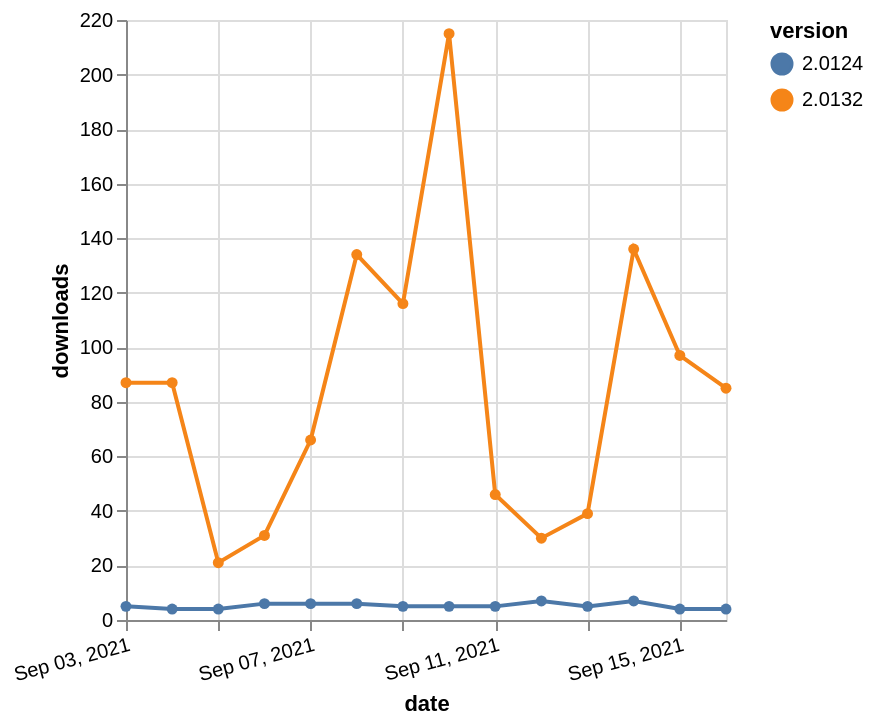

Vega-Lite specification stored for this chart:
### Vega-Lite specification from a JSON file in a GitHub repository (floating-point values rounded to 4 significant figures)
{"$schema": "https://vega.github.io/schema/vega-lite/v5.json", "description": "A simple bar chart with embedded data.", "data": {"values": [{"date": "2021-09-03", "total": 21226, "delta": 5, "version": "2.0124"}, {"date": "2021-09-04", "total": 21230, "delta": 4, "version": "2.0124"}, {"date": "2021-09-05", "total": 21234, "delta": 4, "version": "2.0124"}, {"date": "2021-09-06", "total": 21240, "delta": 6, "version": "2.0124"}, {"date": "2021-09-07", "total": 21246, "delta": 6, "version": "2.0124"}, {"date": "2021-09-08", "total": 21252, "delta": 6, "version": "2.0124"}, {"date": "2021-09-09", "total": 21257, "delta": 5, "version": "2.0124"}, {"date": "2021-09-10", "total": 21262, "delta": 5, "version": "2.0124"}, {"date": "2021-09-11", "total": 21267, "delta": 5, "version": "2.0124"}, {"date": "2021-09-12", "total": 21274, "delta": 7, "version": "2.0124"}, {"date": "2021-09-13", "total": 21279, "delta": 5, "version": "2.0124"}, {"date": "2021-09-14", "total": 21286, "delta": 7, "version": "2.0124"}, {"date": "2021-09-15", "total": 21290, "delta": 4, "version": "2.0124"}, {"date": "2021-09-16", "total": 21294, "delta": 4, "version": "2.0124"}, {"date": "2021-09-03", "total": 83065, "delta": 87, "version": "2.0132"}, {"date": "2021-09-04", "total": 83152, "delta": 87, "version": "2.0132"}, {"date": "2021-09-05", "total": 83173, "delta": 21, "version": "2.0132"}, {"date": "2021-09-06", "total": 83204, "delta": 31, "version": "2.0132"}, {"date": "2021-09-07", "total": 83270, "delta": 66, "version": "2.0132"}, {"date": "2021-09-08", "total": 83404, "delta": 134, "version": "2.0132"}, {"date": "2021-09-09", "total": 83520, "delta": 116, "version": "2.0132"}, {"date": "2021-09-10", "total": 83735, "delta": 215, "version": "2.0132"}, {"date": "2021-09-11", "total": 83781, "delta": 46, "version": "2.0132"}, {"date": "2021-09-12", "total": 83811, "delta": 30, "version": "2.0132"}, {"date": "2021-09-13", "total": 83850, "delta": 39, "version": "2.0132"}, {"date": "2021-09-14", "total": 83986, "delta": 136, "version": "2.0132"}, {"date": "2021-09-15", "total": 84083, "delta": 97, "version": "2.0132"}, {"date": "2021-09-16", "total": 84168, "delta": 85, "version": "2.0132"}]}, "width": "container", "mark": {"type": "line", "point": {"filled": true}}, "encoding": {"x": {"field": "date", "type": "temporal", "timeUnit": "yearmonthdate", "title": "date", "axis": {"labelAngle": -15}}, "y": {"field": "delta", "type": "quantitative", "title": "downloads"}, "color": {"field": "version", "type": "nominal"}, "tooltip": {"field": "delta"}}}
